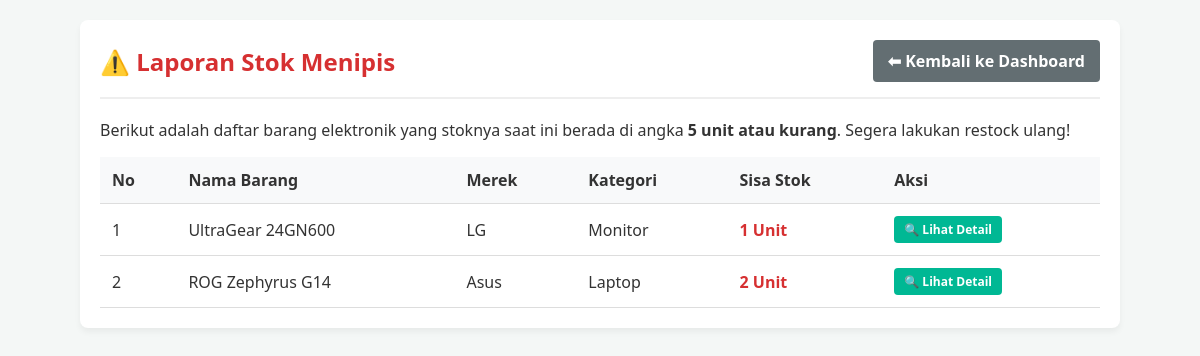
/stok_kritis.php, run on the app's committed database.
### tables this page shows
CREATE TABLE `barang` (
  `id_barang` int NOT NULL,
  `nama_barang` varchar(150) NOT NULL,
  `merek` varchar(100) DEFAULT NULL,
  `spesifikasi` text,
  `id_kategori` int NOT NULL,
  `stok` int DEFAULT '0',
  `gambar` varchar(255) DEFAULT NULL
);

CREATE TABLE `kategori` (
  `id_kategori` int NOT NULL,
  `nama_kategori` varchar(100) NOT NULL
);

### stok_kritis.php (the view, shortened to what this page needs)
<?php
include 'koneksi.php';
?>
<!DOCTYPE html>
<html lang="id">
<head>
</head>
<body>
<div class="container">
    <div class="header">
        <h2 style="margin: 0; color: #d63031;">⚠️ Laporan Stok Menipis</h2>
        <a href="index.php" class="btn btn-secondary">⬅ Kembali ke Dashboard</a>
    </div>
    <p>Berikut adalah daftar barang elektronik yang stoknya saat ini berada di angka <strong>5 unit atau kurang</strong>. Segera lakukan restock ulang!</p>
    <?php
    $query_kritis = "
        SELECT barang.*, kategori.nama_kategori
        FROM barang
        JOIN kategori ON barang.id_kategori = kategori.id_kategori
        WHERE barang.stok <= 5
        ORDER BY barang.stok ASC
    ";
    $result = mysqli_query($koneksi, $query_kritis);
    if (mysqli_num_rows($result) > 0) {
    ?>
        <table>
            <thead>
                <tr>
                    <th>No</th>
                    <th>Nama Barang</th>
                    <th>Merek</th>
                    <th>Kategori</th>
                    <th>Sisa Stok</th>
                    <th>Aksi</th>
                </tr>
            </thead>
            <tbody>
                <?php
                $no = 1;
                while($row = mysqli_fetch_assoc($result)) {
                ?>
                <tr>
                    <td><?php echo $no++; ?></td>
                    <td><?php echo $row['nama_barang']; ?></td>
                    <td><?php echo $row['merek']; ?></td>
                    <td><?php echo $row['nama_kategori']; ?></td>
                    <td class="stok-bahaya"><?php echo $row['stok']; ?> Unit</td>
                    <td>
                        <a href="barang.php?aksi=detail&id=<?php echo $row['id_barang']; ?>" class="btn btn-success btn-action">🔍 Lihat Detail</a>
                    </td>
                </tr>
                <?php } ?>
            </tbody>
        </table>
    <?php
    } else {
    ?>
        <div class="alert-aman">
            🎉 Mantap! Semua stok barang elektronik saat ini dalam kondisi aman (di atas 5 unit).
        </div>
    <?php } ?>
</div>
</body>
</html>

### stok_kritis.php (style rules this page uses)
body { font-family: 'Segoe UI', Tahoma, Geneva, Verdana, sans-serif; background-color: #f4f7f6; margin: 0; padding: 20px; color: #333; }
.container { max-width: 1000px; margin: 0 auto; background: white; padding: 20px; border-radius: 8px; box-shadow: 0 4px 6px rgba(0,0,0,0.05); }
.header { display: flex; justify-content: space-between; align-items: center; border-bottom: 2px solid #eee; padding-bottom: 15px; margin-bottom: 20px; }
.btn { padding: 10px 15px; text-decoration: none; border-radius: 4px; display: inline-block; font-weight: bold; border: none; cursor: pointer; color: white; }
.btn-secondary { background-color: #636e72; }
.btn-success { background-color: #00b894; }
.btn-action { padding: 5px 10px; font-size: 12px; margin-right: 2px; }
table { width: 100%; border-collapse: collapse; margin-top: 15px; }
th, td { padding: 12px; border-bottom: 1px solid #ddd; text-align: left; }
th { background-color: #f8f9fa; }
.stok-bahaya { color: #d63031; font-weight: bold; font-size: 16px; }

### data on the page
barang: nama_barang "UltraGear 24GN600", merek "LG", id_kategori.nama_kategori "Monitor", stok "1"
barang: nama_barang "ROG Zephyrus G14", merek "Asus", id_kategori.nama_kategori "Laptop", stok "2"
